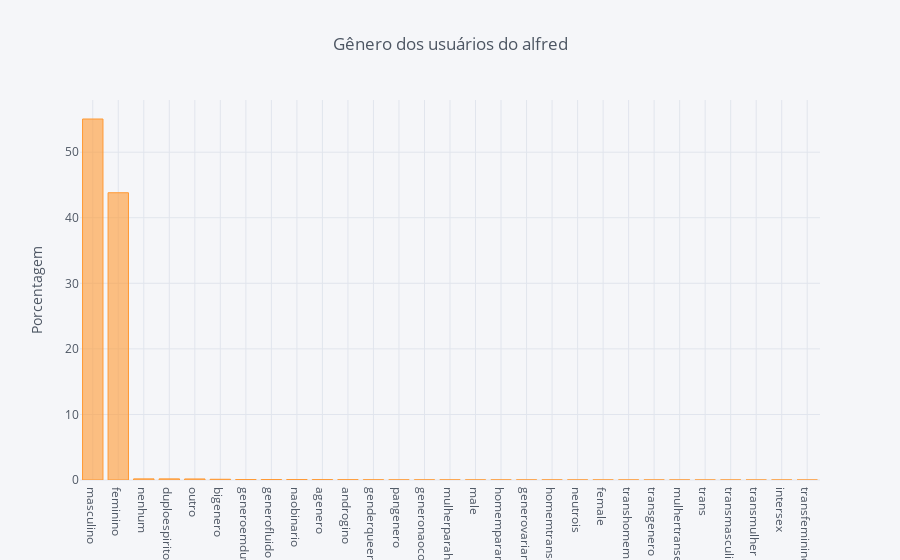

The cell this chart's notebook holds for it:
### Code cell
series = user['gender'].value_counts()/sum(user['gender'].value_counts())*100
series.head(3)

series.iplot(kind='bar', yTitle='Porcentagem', title='Gênero dos usuários do alfred',
             filename='cufflinks/categorical-bar-chart')

### Figure 1 — Plotly figure (JSON) as saved in the notebook; plotly's stock layout.template omitted (floating-point values rounded to 4 significant figures)
{"data": [{"marker": {"color": "rgba(255, 153, 51, 0.6)", "line": {"color": "rgba(255, 153, 51, 1.0)", "width": 1}}, "name": "gender", "orientation": "v", "text": "", "type": "bar", "uid": "37beb8c9-a0ed-4328-ae61-4a11de3b3583", "x": ["masculino", "feminino", "nenhum", "duploespirito", "outro", "bigenero", "generoemduvida", "generofluido", "naobinario", "agenero", "androgino", "genderqueer", "pangenero", "generonaoconformista", "mulherparahomemftm", "male", "homemparamulhermtf", "generovariante", "homemtransexual", "neutrois", "female", "transhomem", "transgenero", "mulhertransexual", "trans", "transmasculino", "transmulher", "intersex", "transfeminino"], "y": [55.06, 43.81, 0.1721, 0.1721, 0.158, 0.1115, 0.07008, 0.06936, 0.0679, 0.05628, 0.04357, 0.03087, 0.02179, 0.02106, 0.01779, 0.01561, 0.01416, 0.01198, 0.01162, 0.01053, 0.009441, 0.007626, 0.00581, 0.00581, 0.005084, 0.004721, 0.003631, 0.002905, 0.001816]}], "layout": {"legend": {"bgcolor": "#F5F6F9", "font": {"color": "#4D5663"}}, "paper_bgcolor": "#F5F6F9", "plot_bgcolor": "#F5F6F9", "title": {"font": {"color": "#4D5663"}, "text": "Gênero dos usuários do alfred"}, "xaxis": {"gridcolor": "#E1E5ED", "showgrid": true, "tickfont": {"color": "#4D5663"}, "title": {"font": {"color": "#4D5663"}, "text": ""}, "zerolinecolor": "#E1E5ED"}, "yaxis": {"gridcolor": "#E1E5ED", "showgrid": true, "tickfont": {"color": "#4D5663"}, "title": {"font": {"color": "#4D5663"}, "text": "Porcentagem"}, "zerolinecolor": "#E1E5ED"}}}
